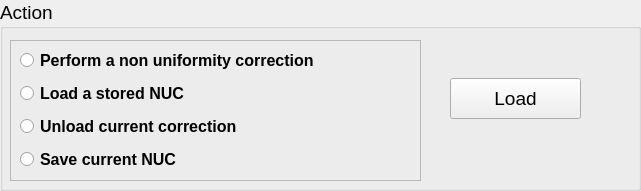
     <widget class="QGroupBox" name="groupBox_8">
      <property name="geometry">
       <rect>
        <x>10</x>
        <y>440</y>
        <width>641</width>
        <height>191</height>
       </rect>
      </property>
      <property name="font">
       <font>
        <pointsize>14</pointsize>
       </font>
      </property>
      <property name="title">
       <string>Action</string>
      </property>
      <widget class="CAPushButton" name="btn_SoftTrigger_2">
       <property name="geometry">
        <rect>
         <x>450</x>
         <y>78</y>
         <width>131</width>
         <height>41</height>
        </rect>
       </property>
       <property name="minimumSize">
        <size>
         <width>0</width>
         <height>31</height>
        </size>
       </property>
       <property name="text">
        <string>Load</string>
       </property>
       <property name="buttonType">
        <enum>CAPushButton::TrueButton</enum>
       </property>
       <property name="pvname">
        <string>IRTV_D1_NUC_ACTION_LOAD</string>
       </property>
       <property name="truelabel">
        <string>Load</string>
       </property>
       <property name="falselabel">
        <string>Load</string>
       </property>
      </widget>
      <widget class="QFrame" name="frame_8">
       <property name="enabled">
        <bool>true</bool>
       </property>
       <property name="geometry">
        <rect>
         <x>10</x>
         <y>40</y>
         <width>411</width>
         <height>141</height>
        </rect>
       </property>
       <property name="frameShape">
        <enum>QFrame::StyledPanel</enum>
       </property>
       <property name="frameShadow">
        <enum>QFrame::Raised</enum>
       </property>
       <widget class="QWidget" name="layoutWidget">
        <property name="geometry">
         <rect>
          <x>10</x>
          <y>6</y>
          <width>391</width>
          <height>128</height>
         </rect>
        </property>
        <layout class="QVBoxLayout">
         <item>
          <widget class="QRadioButton" name="radio_Action_Perform">
           <property name="font">
            <font>
             <pointsize>12</pointsize>
             <weight>75</weight>
             <bold>true</bold>
            </font>
           </property>
           <property name="text">
            <string>Perform a non uniformity correction</string>
           </property>
           <property name="checkable">
            <bool>true</bool>
           </property>
          </widget>
         </item>
         <item>
          <widget class="QRadioButton" name="radio_Action_Load">
           <property name="font">
            <font>
             <pointsize>12</pointsize>
             <weight>75</weight>
             <bold>true</bold>
            </font>
           </property>
           <property name="mouseTracking">
            <bool>true</bool>
           </property>
           <property name="text">
            <string>Load a stored NUC</string>
           </property>
           <property name="checkable">
            <bool>true</bool>
           </property>
          </widget>
         </item>
         <item>
          <widget class="QRadioButton" name="radio_Action_Unload">
           <property name="font">
            <font>
             <pointsize>12</pointsize>
             <weight>75</weight>
             <bold>true</bold>
            </font>
           </property>
           <property name="text">
            <string>Unload current correction</string>
           </property>
          </widget>
         </item>
         <item>
          <widget class="QRadioButton" name="radio_Action_Save">
           <property name="font">
            <font>
             <pointsize>12</pointsize>
             <weight>75</weight>
             <bold>true</bold>
            </font>
           </property>
           <property name="text">
            <string>Save current NUC</string>
           </property>
          </widget>
         </item>
        </layout>
       </widget>
      </widget>
     </widget>
